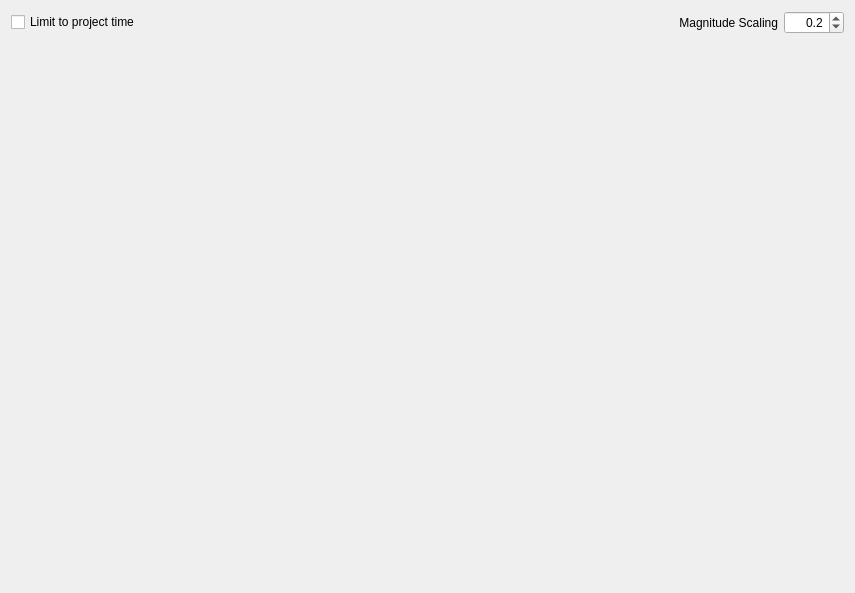
<?xml version="1.0" encoding="UTF-8"?>
<ui version="4.0">
 <class>Form</class>
 <widget class="QWidget" name="Form">
  <property name="geometry">
   <rect>
    <x>0</x>
    <y>0</y>
    <width>855</width>
    <height>593</height>
   </rect>
  </property>
  <property name="windowTitle">
   <string>3D View</string>
  </property>
  <layout class="QGridLayout" name="gridLayout">
   <item row="0" column="2">
    <widget class="QDoubleSpinBox" name="scaleSpinBox">
     <property name="maximumSize">
      <size>
       <width>60</width>
       <height>16777215</height>
      </size>
     </property>
     <property name="focusPolicy">
      <enum>Qt::NoFocus</enum>
     </property>
     <property name="alignment">
      <set>Qt::AlignRight|Qt::AlignTrailing|Qt::AlignVCenter</set>
     </property>
     <property name="decimals">
      <number>1</number>
     </property>
     <property name="singleStep">
      <double>0.100000000000000</double>
     </property>
     <property name="value">
      <double>0.200000000000000</double>
     </property>
    </widget>
   </item>
   <item row="0" column="0">
    <widget class="QCheckBox" name="limitTimeCheckBox">
     <property name="focusPolicy">
      <enum>Qt::NoFocus</enum>
     </property>
     <property name="text">
      <string>Limit to project time</string>
     </property>
    </widget>
   </item>
   <item row="0" column="1">
    <widget class="QLabel" name="label">
     <property name="text">
      <string>Magnitude Scaling</string>
     </property>
     <property name="alignment">
      <set>Qt::AlignRight|Qt::AlignTrailing|Qt::AlignVCenter</set>
     </property>
    </widget>
   </item>
   <item row="2" column="0" colspan="3">
    <widget class="Event3DViewWidget" name="viewerWidget" native="true"/>
   </item>
  </layout>
 </widget>
 <customwidgets>
  <customwidget>
   <class>Event3DViewWidget</class>
   <extends>QWidget</extends>
   <header>RAMSIS.ui.views.widgets</header>
   <container>1</container>
  </customwidget>
 </customwidgets>
 <resources/>
 <connections/>
</ui>
